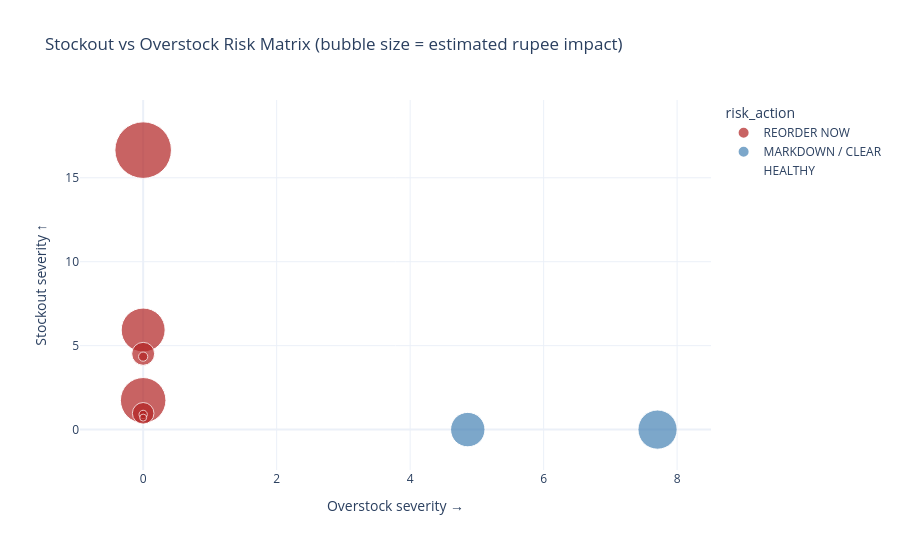

The notebook cell this image was saved under:
### Markdown cell above
## 9. Risk Matrix

Every SKU placed on a stockout-severity vs overstock-severity grid, colored by action and
sized by rupee impact — the same decisioning view described in the engagement brief.

### Code cell
fig = px.scatter(
    risk_table, x="overstock_severity", y="stockout_severity",
    color="risk_action", size="total_rupee_impact_rs", hover_name="Product_Name",
    hover_data=["SKU", "Category", "total_rupee_impact_rs"],
    color_discrete_map={"REORDER NOW": "firebrick", "WATCH / VOLATILE": "goldenrod",
                         "MARKDOWN / CLEAR": "steelblue", "HEALTHY": "seagreen"},
    title="Stockout vs Overstock Risk Matrix (bubble size = estimated rupee impact)",
    labels={"overstock_severity": "Overstock severity →", "stockout_severity": "Stockout severity ↑"},
    template="plotly_white", size_max=40)
fig.update_layout(height=550)
fig.show()

### Figure 1 — Plotly figure (JSON) as saved in the notebook; plotly's stock layout.template omitted (floating-point values rounded to 4 significant figures)
{"data": [{"customdata": [["SKU012", "Home Decor", 2485000.0], ["SKU031", "Furniture", 1499000.0], ["SKU040", "Storage", 409200.0], ["SKU010", "Storage", 66350.0], ["SKU017", "Home Decor", 1611000.0], ["SKU018", "Kitchen", 362400.0], ["SKU023", "Kitchen", 53840.0], ["SKU034", "Lighting", 37950.0]], "hovertemplate": "<b>%{hovertext}</b><br><br>risk_action=REORDER NOW<br>Overstock severity →=%{x}<br>Stockout severity ↑=%{y}<br>total_rupee_impact_rs=%{customdata[2]}<br>SKU=%{customdata[0]}<br>Category=%{customdata[1]}<extra></extra>", "hovertext": ["Product 012", "Product 031", "Product 040", "Product 010", "Product 017", "Product 018", "Product 023", "Product 034"], "legendgroup": "REORDER NOW", "marker": {"color": "firebrick", "size": [2485000.0, 1499000.0, 409200.0, 66350.0, 1611000.0, 362400.0, 53840.0, 37950.0], "sizemode": "area", "sizeref": 1553.0, "symbol": "circle"}, "mode": "markers", "name": "REORDER NOW", "orientation": "v", "showlegend": true, "type": "scatter", "x": [0.0, 0.0, 0.0, 0.0, 0.0, 0.0, 0.0, 0.0], "xaxis": "x", "y": [16.65, 5.931, 4.514, 4.348, 1.743, 0.9701, 0.9048, 0.7143], "yaxis": "y"}, {"customdata": [["SKU025", "Storage", 1192000.0], ["SKU011", "Furniture", 919300.0]], "hovertemplate": "<b>%{hovertext}</b><br><br>risk_action=MARKDOWN / CLEAR<br>Overstock severity →=%{x}<br>Stockout severity ↑=%{y}<br>total_rupee_impact_rs=%{customdata[2]}<br>SKU=%{customdata[0]}<br>Category=%{customdata[1]}<extra></extra>", "hovertext": ["Product 025", "Product 011"], "legendgroup": "MARKDOWN / CLEAR", "marker": {"color": "steelblue", "size": [1192000.0, 919300.0], "sizemode": "area", "sizeref": 1553.0, "symbol": "circle"}, "mode": "markers", "name": "MARKDOWN / CLEAR", "orientation": "v", "showlegend": true, "type": "scatter", "x": [7.707, 4.864], "xaxis": "x", "y": [0.0, 0.0], "yaxis": "y"}, {"customdata": [["SKU009", "Lighting", 0.0], ["SKU008", "Kitchen", 0.0], ["SKU007", "Home Decor", 0.0], ["SKU001", "Furniture", 0.0], ["SKU002", "Home Decor", 0.0], ["SKU003", "Kitchen", 0.0], ["SKU005", "Storage", 0.0], ["SKU004", "Lighting", 0.0], ["SKU015", "Storage", 0.0], ["SKU016", "Furniture", 0.0], ["SKU013", "Kitchen", 0.0], ["SKU014", "Lighting", 0.0], ["SKU006", "Furniture", 0.0], ["SKU022", "Home Decor", 0.0], ["SKU019", "Lighting", 0.0], ["SKU021", "Furniture", 0.0], ["SKU026", "Furniture", 0.0], ["SKU024", "Lighting", 0.0], ["SKU027", "Home Decor", 0.0], ["SKU028", "Kitchen", 0.0], ["SKU030", "Storage", 0.0], ["SKU029", "Lighting", 0.0], ["SKU032", "Home Decor", 0.0], ["SKU020", "Storage", 0.0], ["SKU033", "Kitchen", 0.0], ["SKU035", "Storage", 0.0], ["SKU037", "Home Decor", 0.0], ["SKU036", "Furniture", 0.0], ["SKU038", "Kitchen", 0.0], ["SKU039", "Lighting", 0.0], ["SKU041", "Furniture", 0.0], ["SKU042", "Home Decor", 0.0], ["SKU043", "Kitchen", 0.0], ["SKU044", "Lighting", 0.0], ["SKU045", "Storage", 0.0], ["SKU046", "Furniture", 0.0], ["SKU047", "Home Decor", 0.0], ["SKU048", "Kitchen", 0.0], ["SKU049", "Lighting", 0.0], ["SKU050", "Storage", 0.0]], "hovertemplate": "<b>%{hovertext}</b><br><br>risk_action=HEALTHY<br>Overstock severity →=%{x}<br>Stockout severity ↑=%{y}<br>total_rupee_impact_rs=%{customdata[2]}<br>SKU=%{customdata[0]}<br>Category=%{customdata[1]}<extra></extra>", "hovertext": ["Product 009", "Product 008", "Product 007", "Product 001", "Product 002", "Product 003", "Product 005", "Product 004", "Product 015", "Product 016", "Product 013", "Product 014", "Product 006", "Product 022", "Product 019", "Product 021", "Product 026", "Product 024", "Product 027", "Product 028", "Product 030", "Product 029", "Product 032", "Product 020", "Product 033", "Product 035", "Product 037", "Product 036", "Product 038", "Product 039", "Product 041", "Product 042", "Product 043", "Product 044", "Product 045", "Product 046", "Product 047", "Product 048", "Product 049", "Product 050"], "legendgroup": "HEALTHY", "marker": {"color": "seagreen", "size": [0.0, 0.0, 0.0, 0.0, 0.0, 0.0, 0.0, 0.0, 0.0, 0.0, 0.0, 0.0, 0.0, 0.0, 0.0, 0.0, 0.0, 0.0, 0.0, 0.0, 0.0, 0.0, 0.0, 0.0, 0.0, 0.0, 0.0, 0.0, 0.0, 0.0, 0.0, 0.0, 0.0, 0.0, 0.0, 0.0, 0.0, 0.0, 0.0, 0.0], "sizemode": "area", "sizeref": 1553.0, "symbol": "circle"}, "mode": "markers", "name": "HEALTHY", "orientation": "v", "showlegend": true, "type": "scatter", "x": [0.0, 0.0, 0.0, 0.0, 0.0, 0.0, 0.0, 0.0, 0.0, 0.0, 0.0, 0.0, 0.0, 0.0, 0.0, 0.0, 0.0, 0.0, 0.0, 0.0, 0.0, 0.0, 0.0, 0.0, 0.0, 0.0, 0.0, 0.0, 0.0, 0.0, 0.0, 0.0, 0.0, 0.0, 0.0, 0.0, 0.0, 0.0, 0.0, 0.0], "xaxis": "x", "y": [0.0, 0.0, 0.0, 0.0, 0.0, 0.0, 0.0, 0.0, 0.0, 0.0, 0.0, 0.0, 0.0, 0.0, 0.0, 0.0, 0.0, 0.0, 0.0, 0.0, 0.0, 0.0, 0.0, 0.0, 0.0, 0.0, 0.0, 0.0, 0.0, 0.0, 0.0, 0.0, 0.0, 0.0, 0.0, 0.0, 0.0, 0.0, 0.0, 0.0], "yaxis": "y"}], "layout": {"height": 550, "legend": {"itemsizing": "constant", "title": {"text": "risk_action"}, "tracegroupgap": 0}, "title": {"text": "Stockout vs Overstock Risk Matrix (bubble size = estimated rupee impact)"}, "xaxis": {"anchor": "y", "domain": [0.0, 1.0], "title": {"text": "Overstock severity →"}}, "yaxis": {"anchor": "x", "domain": [0.0, 1.0], "title": {"text": "Stockout severity ↑"}}}}
